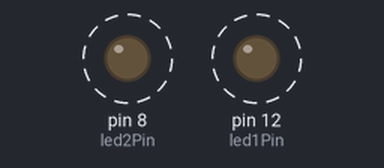
This sketch was run on a simulated Arduino Uno, built with avr-gcc and run on an emulated ATmega328P. Shown: output pins drawn as LEDs (lit = HIGH). Dashed ring = blinking.

Above: at 0.2 s.
Timing chart, 0 to 4.6 s (numbered marks = the images above):
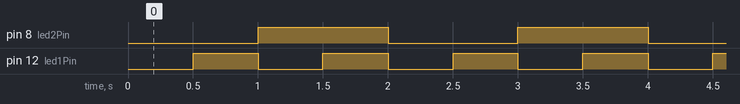

The sketch:

task2.ino
```cpp
const int led1Pin = 12;
const int led2Pin = 8;

int led1State = LOW;
int led2State = LOW;

unsigned long previousMillis1 = 0;
unsigned long previousMillis2 = 0;

const long intervalLED1 = 500;
const long intervalLED2 = 1000;

void setup() {
  pinMode(led1Pin, OUTPUT);
  pinMode(led2Pin, OUTPUT);
}

void loop() {
  unsigned long currentMillis = millis();

  if (currentMillis - previousMillis1 >= intervalLED1) {
    previousMillis1 = currentMillis;
    led1State = (led1State == LOW) ? HIGH : LOW;
    digitalWrite(led1Pin, led1State);
  }

  if (currentMillis - previousMillis2 >= intervalLED2) {
    previousMillis2 = currentMillis;
    led2State = (led2State == LOW) ? HIGH : LOW;
    digitalWrite(led2Pin, led2State);
  }
}
```

Measured:
- by itself, pin 8 (led2Pin): alternates HIGH for 1.0 s and LOW for 1.0 s
- by itself, pin 12 (led1Pin): alternates HIGH for 0.50 s and LOW for 0.50 s
- by itself, everything shown: repeats every 2.0 s, in 4 steps
